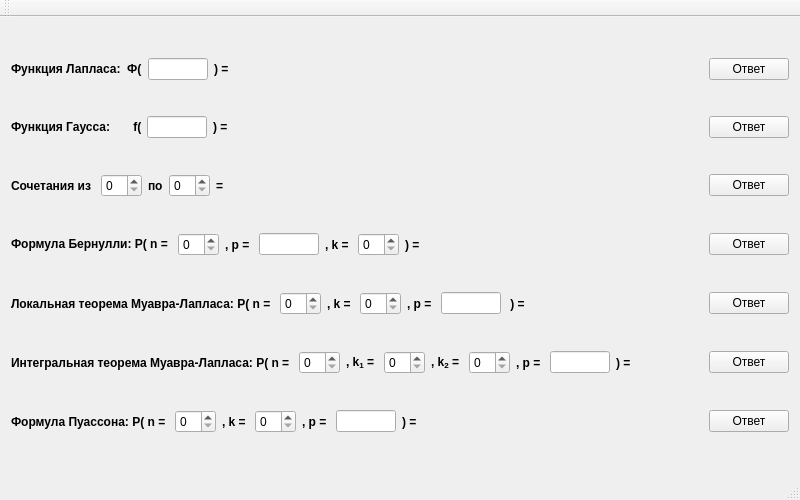
<?xml version="1.0" encoding="UTF-8"?>
<ui version="4.0">
 <class>MainWindow</class>
 <widget class="QMainWindow" name="MainWindow">
  <property name="geometry">
   <rect>
    <x>0</x>
    <y>0</y>
    <width>800</width>
    <height>500</height>
   </rect>
  </property>
  <property name="sizePolicy">
   <sizepolicy hsizetype="Fixed" vsizetype="Fixed">
    <horstretch>0</horstretch>
    <verstretch>0</verstretch>
   </sizepolicy>
  </property>
  <property name="minimumSize">
   <size>
    <width>800</width>
    <height>500</height>
   </size>
  </property>
  <property name="maximumSize">
   <size>
    <width>800</width>
    <height>500</height>
   </size>
  </property>
  <property name="windowTitle">
   <string>MainWindow</string>
  </property>
  <widget class="QWidget" name="centralWidget">
   <layout class="QVBoxLayout" name="verticalLayout">
    <item>
     <layout class="QHBoxLayout" name="horizontalLayout_2">
      <item>
       <widget class="QLabel" name="labelLag">
        <property name="font">
         <font>
          <weight>75</weight>
          <bold>true</bold>
         </font>
        </property>
        <property name="text">
         <string>Функция Лапласа:  Ф(</string>
        </property>
       </widget>
      </item>
      <item>
       <widget class="QLineEdit" name="lineEditLag">
        <property name="maximumSize">
         <size>
          <width>60</width>
          <height>16777215</height>
         </size>
        </property>
       </widget>
      </item>
      <item>
       <widget class="QLabel" name="labelAnsLag">
        <property name="font">
         <font>
          <weight>75</weight>
          <bold>true</bold>
         </font>
        </property>
        <property name="text">
         <string>) = </string>
        </property>
       </widget>
      </item>
      <item>
       <spacer name="horizontalSpacer_2">
        <property name="orientation">
         <enum>Qt::Horizontal</enum>
        </property>
        <property name="sizeHint" stdset="0">
         <size>
          <width>40</width>
          <height>20</height>
         </size>
        </property>
       </spacer>
      </item>
      <item>
       <widget class="QPushButton" name="getAnswerLag">
        <property name="sizePolicy">
         <sizepolicy hsizetype="Fixed" vsizetype="Fixed">
          <horstretch>0</horstretch>
          <verstretch>0</verstretch>
         </sizepolicy>
        </property>
        <property name="text">
         <string>Ответ</string>
        </property>
       </widget>
      </item>
     </layout>
    </item>
    <item>
     <layout class="QHBoxLayout" name="horizontalLayout_3">
      <item>
       <widget class="QLabel" name="labelGauss">
        <property name="maximumSize">
         <size>
          <width>130</width>
          <height>16777215</height>
         </size>
        </property>
        <property name="font">
         <font>
          <weight>75</weight>
          <bold>true</bold>
         </font>
        </property>
        <property name="text">
         <string>Функция Гаусса:       f(</string>
        </property>
       </widget>
      </item>
      <item>
       <widget class="QLineEdit" name="lineEditGauss">
        <property name="maximumSize">
         <size>
          <width>60</width>
          <height>16777215</height>
         </size>
        </property>
       </widget>
      </item>
      <item>
       <widget class="QLabel" name="labelAnsGauss">
        <property name="maximumSize">
         <size>
          <width>100</width>
          <height>16777215</height>
         </size>
        </property>
        <property name="font">
         <font>
          <weight>75</weight>
          <bold>true</bold>
         </font>
        </property>
        <property name="text">
         <string>) = </string>
        </property>
       </widget>
      </item>
      <item>
       <spacer name="horizontalSpacer">
        <property name="orientation">
         <enum>Qt::Horizontal</enum>
        </property>
        <property name="sizeHint" stdset="0">
         <size>
          <width>40</width>
          <height>20</height>
         </size>
        </property>
       </spacer>
      </item>
      <item>
       <widget class="QPushButton" name="getAnswerGauss">
        <property name="sizePolicy">
         <sizepolicy hsizetype="Fixed" vsizetype="Fixed">
          <horstretch>0</horstretch>
          <verstretch>0</verstretch>
         </sizepolicy>
        </property>
        <property name="text">
         <string>Ответ</string>
        </property>
       </widget>
      </item>
     </layout>
    </item>
    <item>
     <layout class="QHBoxLayout" name="horizontalLayout">
      <item>
       <widget class="QLabel" name="labelComb">
        <property name="font">
         <font>
          <weight>75</weight>
          <bold>true</bold>
         </font>
        </property>
        <property name="text">
         <string>Сочетания из </string>
        </property>
       </widget>
      </item>
      <item>
       <widget class="QSpinBox" name="spinBoxNComb"/>
      </item>
      <item>
       <widget class="QLabel" name="label_2Comb">
        <property name="minimumSize">
         <size>
          <width>15</width>
          <height>0</height>
         </size>
        </property>
        <property name="maximumSize">
         <size>
          <width>15</width>
          <height>16777215</height>
         </size>
        </property>
        <property name="font">
         <font>
          <weight>75</weight>
          <bold>true</bold>
         </font>
        </property>
        <property name="text">
         <string>по</string>
        </property>
       </widget>
      </item>
      <item>
       <widget class="QSpinBox" name="spinBoxMComb"/>
      </item>
      <item>
       <widget class="QLabel" name="labelAnsComb">
        <property name="font">
         <font>
          <weight>75</weight>
          <bold>true</bold>
         </font>
        </property>
        <property name="text">
         <string>= </string>
        </property>
       </widget>
      </item>
      <item>
       <spacer name="horizontalSpacer_3">
        <property name="orientation">
         <enum>Qt::Horizontal</enum>
        </property>
        <property name="sizeHint" stdset="0">
         <size>
          <width>40</width>
          <height>20</height>
         </size>
        </property>
       </spacer>
      </item>
      <item>
       <widget class="QPushButton" name="getAnswerComb">
        <property name="sizePolicy">
         <sizepolicy hsizetype="Fixed" vsizetype="Fixed">
          <horstretch>0</horstretch>
          <verstretch>0</verstretch>
         </sizepolicy>
        </property>
        <property name="text">
         <string>Ответ</string>
        </property>
       </widget>
      </item>
     </layout>
    </item>
    <item>
     <layout class="QHBoxLayout" name="horizontalLayout_4">
      <item>
       <widget class="QLabel" name="labelBerF">
        <property name="font">
         <font>
          <weight>75</weight>
          <bold>true</bold>
         </font>
        </property>
        <property name="text">
         <string>&lt;html&gt;&lt;head/&gt;&lt;body&gt;&lt;p&gt;Формула Бернулли: P( n = &lt;/p&gt;&lt;/body&gt;&lt;/html&gt;</string>
        </property>
       </widget>
      </item>
      <item>
       <widget class="QSpinBox" name="spinBoxBerFN"/>
      </item>
      <item>
       <widget class="QLabel" name="labelBerFP">
        <property name="maximumSize">
         <size>
          <width>30</width>
          <height>16777215</height>
         </size>
        </property>
        <property name="font">
         <font>
          <weight>75</weight>
          <bold>true</bold>
         </font>
        </property>
        <property name="text">
         <string>, p = </string>
        </property>
       </widget>
      </item>
      <item>
       <widget class="QLineEdit" name="lineEditBerFP">
        <property name="maximumSize">
         <size>
          <width>60</width>
          <height>16777215</height>
         </size>
        </property>
       </widget>
      </item>
      <item>
       <widget class="QLabel" name="labelBerFK">
        <property name="maximumSize">
         <size>
          <width>30</width>
          <height>16777215</height>
         </size>
        </property>
        <property name="font">
         <font>
          <weight>75</weight>
          <bold>true</bold>
         </font>
        </property>
        <property name="text">
         <string>, k = </string>
        </property>
       </widget>
      </item>
      <item>
       <widget class="QSpinBox" name="spinBoxBerFK"/>
      </item>
      <item>
       <widget class="QLabel" name="labelAnsBerF">
        <property name="font">
         <font>
          <weight>75</weight>
          <bold>true</bold>
         </font>
        </property>
        <property name="text">
         <string>) = </string>
        </property>
       </widget>
      </item>
      <item>
       <spacer name="horizontalSpacer_4">
        <property name="orientation">
         <enum>Qt::Horizontal</enum>
        </property>
        <property name="sizeHint" stdset="0">
         <size>
          <width>40</width>
          <height>20</height>
         </size>
        </property>
       </spacer>
      </item>
      <item>
       <widget class="QPushButton" name="getAnsBerF">
        <property name="sizePolicy">
         <sizepolicy hsizetype="Fixed" vsizetype="Fixed">
          <horstretch>0</horstretch>
          <verstretch>0</verstretch>
         </sizepolicy>
        </property>
        <property name="text">
         <string>Ответ</string>
        </property>
       </widget>
      </item>
     </layout>
    </item>
    <item>
     <layout class="QHBoxLayout" name="horizontalLayout_5">
      <item>
       <widget class="QLabel" name="labelNLocalM_L">
        <property name="font">
         <font>
          <weight>75</weight>
          <bold>true</bold>
         </font>
        </property>
        <property name="text">
         <string>Локальная теорема Муавра-Лапласа: P( n = </string>
        </property>
       </widget>
      </item>
      <item>
       <widget class="QSpinBox" name="spinBoxNLocM_L"/>
      </item>
      <item>
       <widget class="QLabel" name="labelKLocalM_L">
        <property name="font">
         <font>
          <weight>75</weight>
          <bold>true</bold>
         </font>
        </property>
        <property name="text">
         <string>, k = </string>
        </property>
       </widget>
      </item>
      <item>
       <widget class="QSpinBox" name="spinBoxKLocM_L"/>
      </item>
      <item>
       <widget class="QLabel" name="labelPLocalM_L">
        <property name="font">
         <font>
          <weight>75</weight>
          <bold>true</bold>
         </font>
        </property>
        <property name="text">
         <string>, p = </string>
        </property>
       </widget>
      </item>
      <item>
       <widget class="QLineEdit" name="lineEditPLocM_L">
        <property name="maximumSize">
         <size>
          <width>60</width>
          <height>16777215</height>
         </size>
        </property>
       </widget>
      </item>
      <item>
       <widget class="QLabel" name="labelAnsLocalM_L">
        <property name="font">
         <font>
          <weight>75</weight>
          <bold>true</bold>
         </font>
        </property>
        <property name="text">
         <string> ) = </string>
        </property>
       </widget>
      </item>
      <item>
       <spacer name="horizontalSpacer_5">
        <property name="orientation">
         <enum>Qt::Horizontal</enum>
        </property>
        <property name="sizeHint" stdset="0">
         <size>
          <width>40</width>
          <height>20</height>
         </size>
        </property>
       </spacer>
      </item>
      <item>
       <widget class="QPushButton" name="getAnsLocalM_L">
        <property name="text">
         <string>Ответ</string>
        </property>
       </widget>
      </item>
     </layout>
    </item>
    <item>
     <layout class="QHBoxLayout" name="horizontalLayout_6">
      <item>
       <widget class="QLabel" name="labelNIntM_L">
        <property name="font">
         <font>
          <weight>75</weight>
          <bold>true</bold>
         </font>
        </property>
        <property name="text">
         <string>Интегральная теорема Муавра-Лапласа: P( n = </string>
        </property>
       </widget>
      </item>
      <item>
       <widget class="QSpinBox" name="spinBoxNIntM_L"/>
      </item>
      <item>
       <widget class="QLabel" name="labelK_1IntM_L">
        <property name="font">
         <font>
          <weight>75</weight>
          <bold>true</bold>
         </font>
        </property>
        <property name="text">
         <string>&lt;html&gt;&lt;head/&gt;&lt;body&gt;&lt;p&gt;, k&lt;sub&gt;1&lt;/sub&gt; = &lt;/p&gt;&lt;/body&gt;&lt;/html&gt;</string>
        </property>
       </widget>
      </item>
      <item>
       <widget class="QSpinBox" name="spinBoxK_1IntM_L"/>
      </item>
      <item>
       <widget class="QLabel" name="labelK_2IntM_L">
        <property name="font">
         <font>
          <weight>75</weight>
          <bold>true</bold>
         </font>
        </property>
        <property name="text">
         <string>&lt;html&gt;&lt;head/&gt;&lt;body&gt;&lt;p&gt;, k&lt;sub&gt;2&lt;/sub&gt; = &lt;/p&gt;&lt;/body&gt;&lt;/html&gt;</string>
        </property>
       </widget>
      </item>
      <item>
       <widget class="QSpinBox" name="spinBoxK_2IntM_L"/>
      </item>
      <item>
       <widget class="QLabel" name="labelPIntM_L">
        <property name="font">
         <font>
          <weight>75</weight>
          <bold>true</bold>
         </font>
        </property>
        <property name="text">
         <string>, p = </string>
        </property>
       </widget>
      </item>
      <item>
       <widget class="QLineEdit" name="lineEditPIntM_L">
        <property name="maximumSize">
         <size>
          <width>60</width>
          <height>16777215</height>
         </size>
        </property>
       </widget>
      </item>
      <item>
       <widget class="QLabel" name="labelAnsIntM_L">
        <property name="font">
         <font>
          <weight>75</weight>
          <bold>true</bold>
         </font>
        </property>
        <property name="text">
         <string>) = </string>
        </property>
       </widget>
      </item>
      <item>
       <spacer name="horizontalSpacer_6">
        <property name="orientation">
         <enum>Qt::Horizontal</enum>
        </property>
        <property name="sizeHint" stdset="0">
         <size>
          <width>40</width>
          <height>20</height>
         </size>
        </property>
       </spacer>
      </item>
      <item>
       <widget class="QPushButton" name="getAnsIntM_L">
        <property name="text">
         <string>Ответ</string>
        </property>
       </widget>
      </item>
     </layout>
    </item>
    <item>
     <layout class="QHBoxLayout" name="horizontalLayout_7">
      <item>
       <widget class="QLabel" name="labelNPuasson">
        <property name="font">
         <font>
          <weight>75</weight>
          <bold>true</bold>
         </font>
        </property>
        <property name="text">
         <string>Формула Пуассона: P( n = </string>
        </property>
       </widget>
      </item>
      <item>
       <widget class="QSpinBox" name="spinBoxNPuasson"/>
      </item>
      <item>
       <widget class="QLabel" name="labelKPuasson">
        <property name="font">
         <font>
          <weight>75</weight>
          <bold>true</bold>
         </font>
        </property>
        <property name="text">
         <string>, k = </string>
        </property>
       </widget>
      </item>
      <item>
       <widget class="QSpinBox" name="spinBoxKPuasson"/>
      </item>
      <item>
       <widget class="QLabel" name="labelPPuasson">
        <property name="font">
         <font>
          <weight>75</weight>
          <bold>true</bold>
         </font>
        </property>
        <property name="text">
         <string>, p = </string>
        </property>
       </widget>
      </item>
      <item>
       <widget class="QLineEdit" name="lineEditPPuasson">
        <property name="maximumSize">
         <size>
          <width>60</width>
          <height>16777215</height>
         </size>
        </property>
       </widget>
      </item>
      <item>
       <widget class="QLabel" name="labelAnsPuasson">
        <property name="font">
         <font>
          <weight>75</weight>
          <bold>true</bold>
         </font>
        </property>
        <property name="text">
         <string>) = </string>
        </property>
       </widget>
      </item>
      <item>
       <spacer name="horizontalSpacer_7">
        <property name="orientation">
         <enum>Qt::Horizontal</enum>
        </property>
        <property name="sizeHint" stdset="0">
         <size>
          <width>40</width>
          <height>20</height>
         </size>
        </property>
       </spacer>
      </item>
      <item>
       <widget class="QPushButton" name="getAnsPuasson">
        <property name="text">
         <string>Ответ</string>
        </property>
       </widget>
      </item>
     </layout>
    </item>
   </layout>
  </widget>
  <widget class="QMenuBar" name="menuBar">
   <property name="geometry">
    <rect>
     <x>0</x>
     <y>0</y>
     <width>800</width>
     <height>20</height>
    </rect>
   </property>
  </widget>
  <widget class="QToolBar" name="mainToolBar">
   <attribute name="toolBarArea">
    <enum>TopToolBarArea</enum>
   </attribute>
   <attribute name="toolBarBreak">
    <bool>false</bool>
   </attribute>
  </widget>
  <widget class="QStatusBar" name="statusBar"/>
 </widget>
 <layoutdefault spacing="6" margin="11"/>
 <resources/>
 <connections/>
</ui>
